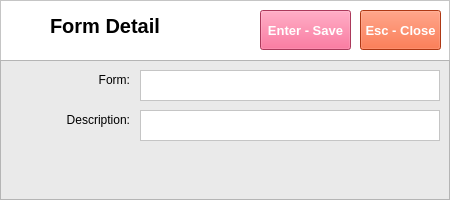
<?xml version="1.0" encoding="UTF-8"?>
<ui version="4.0">
 <class>Form</class>
 <widget class="QWidget" name="Form">
  <property name="geometry">
   <rect>
    <x>0</x>
    <y>0</y>
    <width>450</width>
    <height>200</height>
   </rect>
  </property>
  <property name="windowTitle">
   <string>Form</string>
  </property>
  <widget class="QFrame" name="frame">
   <property name="geometry">
    <rect>
     <x>0</x>
     <y>0</y>
     <width>450</width>
     <height>61</height>
    </rect>
   </property>
   <property name="styleSheet">
    <string notr="true">background-color: rgb(255, 255, 255);</string>
   </property>
   <property name="frameShape">
    <enum>QFrame::StyledPanel</enum>
   </property>
   <property name="frameShadow">
    <enum>QFrame::Raised</enum>
   </property>
   <widget class="QLabel" name="label">
    <property name="geometry">
     <rect>
      <x>10</x>
      <y>10</y>
      <width>35</width>
      <height>35</height>
     </rect>
    </property>
    <property name="text">
     <string/>
    </property>
    <property name="pixmap">
     <pixmap>../../Documents/GitHub/python-pos/img/System Tables.png</pixmap>
    </property>
    <property name="scaledContents">
     <bool>true</bool>
    </property>
   </widget>
   <widget class="QLabel" name="lblFormDetail">
    <property name="geometry">
     <rect>
      <x>50</x>
      <y>10</y>
      <width>160</width>
      <height>31</height>
     </rect>
    </property>
    <property name="font">
     <font>
      <family>Segoe UI</family>
      <pointsize>15</pointsize>
      <weight>75</weight>
      <bold>true</bold>
     </font>
    </property>
    <property name="text">
     <string>Form Detail</string>
    </property>
   </widget>
   <widget class="QPushButton" name="btnSave">
    <property name="geometry">
     <rect>
      <x>260</x>
      <y>10</y>
      <width>91</width>
      <height>40</height>
     </rect>
    </property>
    <property name="font">
     <font>
      <family>Segoe UI</family>
      <pointsize>10</pointsize>
      <weight>75</weight>
      <bold>true</bold>
     </font>
    </property>
    <property name="styleSheet">
     <string notr="true">background-color: rgb(240, 80, 128);
color: rgb(255, 255, 255);</string>
    </property>
    <property name="text">
     <string>Enter - Save</string>
    </property>
   </widget>
   <widget class="QPushButton" name="btnClose">
    <property name="geometry">
     <rect>
      <x>360</x>
      <y>10</y>
      <width>81</width>
      <height>40</height>
     </rect>
    </property>
    <property name="font">
     <font>
      <family>Segoe UI</family>
      <pointsize>10</pointsize>
      <weight>75</weight>
      <bold>true</bold>
     </font>
    </property>
    <property name="styleSheet">
     <string notr="true">background-color: rgb(243, 79, 28);
color: rgb(255, 255, 255);</string>
    </property>
    <property name="text">
     <string>Esc - Close</string>
    </property>
   </widget>
  </widget>
  <widget class="QFrame" name="frame_2">
   <property name="geometry">
    <rect>
     <x>0</x>
     <y>60</y>
     <width>450</width>
     <height>140</height>
    </rect>
   </property>
   <property name="styleSheet">
    <string notr="true">background-color: rgb(234, 234, 234);</string>
   </property>
   <property name="frameShape">
    <enum>QFrame::StyledPanel</enum>
   </property>
   <property name="frameShadow">
    <enum>QFrame::Raised</enum>
   </property>
   <widget class="QTextEdit" name="txtForm">
    <property name="geometry">
     <rect>
      <x>140</x>
      <y>10</y>
      <width>300</width>
      <height>31</height>
     </rect>
    </property>
    <property name="styleSheet">
     <string notr="true">background-color: rgb(255, 255, 255);
color: rgb(0, 0, 0);</string>
    </property>
   </widget>
   <widget class="QLabel" name="lblForm">
    <property name="geometry">
     <rect>
      <x>10</x>
      <y>10</y>
      <width>120</width>
      <height>20</height>
     </rect>
    </property>
    <property name="font">
     <font>
      <family>Segoe UI</family>
      <pointsize>9</pointsize>
     </font>
    </property>
    <property name="text">
     <string>Form:</string>
    </property>
    <property name="alignment">
     <set>Qt::AlignRight|Qt::AlignTrailing|Qt::AlignVCenter</set>
    </property>
   </widget>
   <widget class="QTextEdit" name="txtDescription">
    <property name="geometry">
     <rect>
      <x>140</x>
      <y>50</y>
      <width>300</width>
      <height>31</height>
     </rect>
    </property>
    <property name="styleSheet">
     <string notr="true">background-color: rgb(255, 255, 255);
color: rgb(0, 0, 0);</string>
    </property>
   </widget>
   <widget class="QLabel" name="lblDescription">
    <property name="geometry">
     <rect>
      <x>10</x>
      <y>50</y>
      <width>120</width>
      <height>20</height>
     </rect>
    </property>
    <property name="font">
     <font>
      <family>Segoe UI</family>
      <pointsize>9</pointsize>
     </font>
    </property>
    <property name="text">
     <string>Description:</string>
    </property>
    <property name="alignment">
     <set>Qt::AlignRight|Qt::AlignTrailing|Qt::AlignVCenter</set>
    </property>
   </widget>
  </widget>
 </widget>
 <resources/>
 <connections/>
</ui>
